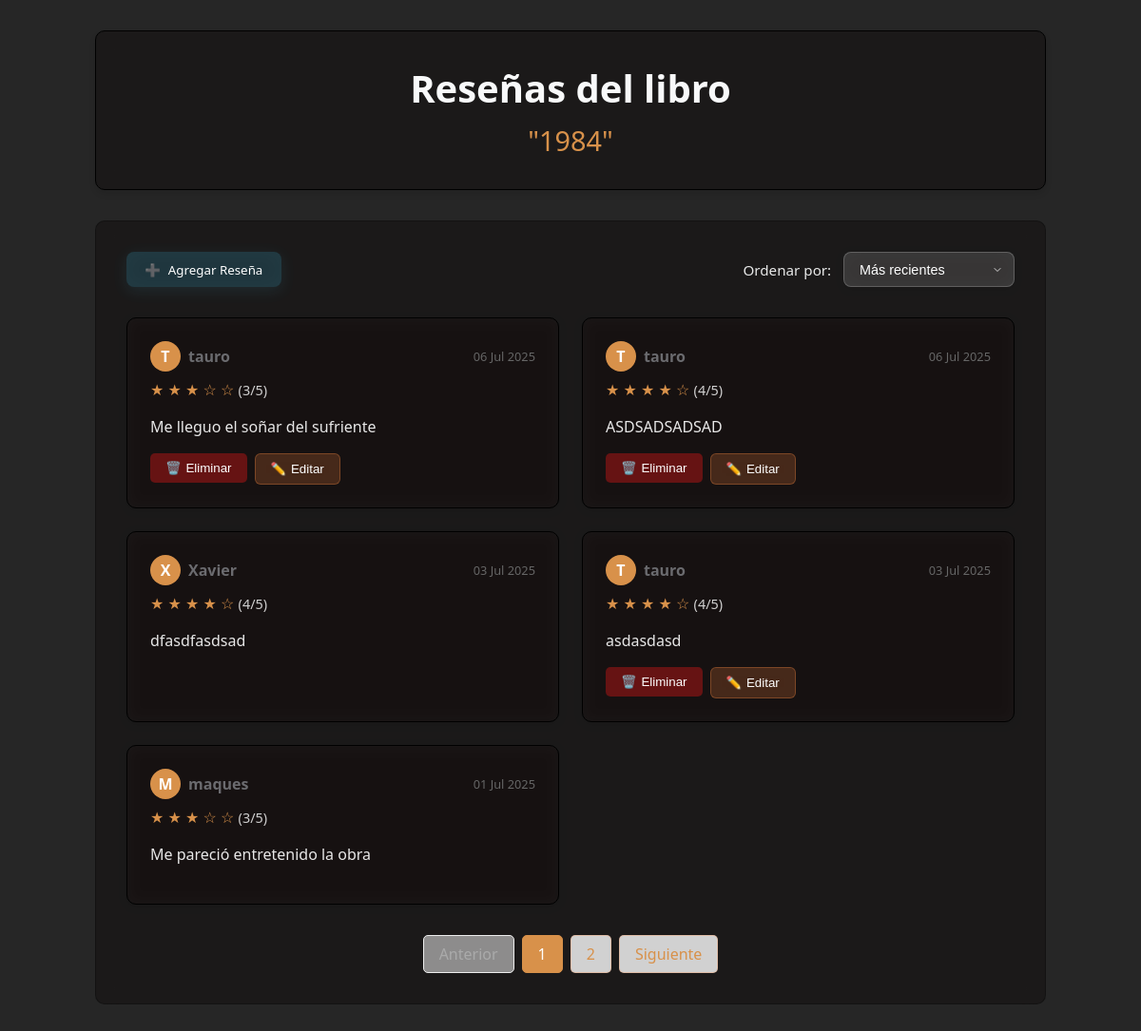
/libros/1/ (signed in), run on the app's committed database.
### myapp/models.py (models this page shows, shortened)
class AlmacenLibros(models.Model):
    titulo = models.CharField(max_length=200)
    autor = models.CharField(max_length=200)
    genero = models.ForeignKey(Generolibros, on_delete=models.CASCADE)
    año = models.CharField(max_length=200)
    clasificacion = models.ForeignKey(ClasificacionLibros, on_delete=models.CASCADE)
    critica_de_internet = models.PositiveSmallIntegerField(
        choices=[(i, str(i)) for i in range(1, 6)],
        help_text="Calificación del 1 al 5"
    )
    created = models.DateTimeField(auto_now_add=True)
    descripcion = models.CharField(max_length=200)
    imagen = models.ImageField(
        upload_to='libros/',
        null=True,
        blank=True,
        validators=[FileExtensionValidator(allowed_extensions=['jpg', 'jpeg', 'png', 'webp'])]
    )

class ReseñaLibro(models.Model):
    estado_lectura = models.ForeignKey(AlmacenLibros, on_delete=models.CASCADE)
    texto_reseña = models.TextField()
    fecha_reseña = models.DateTimeField(auto_now_add=True)
    calificacion = models.PositiveSmallIntegerField(
        choices=[(i, str(i)) for i in range(1, 6)],
        help_text="Calificación del 1 al 5"
    )
    created = models.DateTimeField(auto_now_add=True)
    user = models.ForeignKey(User, on_delete=models.CASCADE, default=1)

### myapp/views.py (the view)
# urls.py: path('libros/<int:reseñalibro_estado_lectura_id>/', views.resena_detallada, name='resena_detallada'),
@login_required
def resena_detallada(request, reseñalibro_estado_lectura_id):
    libro = get_object_or_404(AlmacenLibros, pk=reseñalibro_estado_lectura_id)
    filtro = request.GET.get('filtro', 'recientes')
    reseñas = ReseñaLibro.objects.filter(estado_lectura=libro)
    if filtro == 'recientes':
        reseñas = reseñas.order_by('-fecha_reseña')
    elif filtro == 'antiguos':
        reseñas = reseñas.order_by('fecha_reseña')
    elif filtro == 'mejor_calificados':
        reseñas = reseñas.order_by('-calificacion', '-fecha_reseña')
    elif filtro == 'mios' and request.user.is_authenticated:
        reseñas = reseñas.filter(user=request.user)
    paginator = Paginator(reseñas, 5)
    page_number = request.GET.get('page')
    resenas_page = paginator.get_page(page_number)
    return render(request, 'resena_detallada.html', {
        'resena': resenas_page,
        'libro': libro,
        'filtro': filtro,
    })

### myapp/templates/resena_detallada.html (shortened to what this page needs)
<!DOCTYPE html>
<html lang="es">
<head>
</head>
<body>
    <div class="main-container">
        <header class="page-header glass-effect">
            <h1>Reseñas del libro</h1>
            <h2>"{{ libro.titulo }}"</h2>
        </header>
        <div class="content-box glass-effect" style="
            background: rgba(9, 1, 1, 0.32);
            backdrop-filter: blur(12px);
            -webkit-backdrop-filter: blur(12px);
            border: 1px solid rgba(0, 0, 0, 0.3);
            box-shadow: 0 8px 32px rgba(255, 138, 66, 0);
        ">
            <div class="filter-container">
                <button class="btn-glass open-review-modal" style="
                    background: rgba(76, 201, 240, 0.2);
                    backdrop-filter: blur(10px);
                    -webkit-backdrop-filter: blur(10px);
                    border: 1px solid rgba(76, 201, 240, 0.3);
                    color: white;
                    padding: 0.6rem 1.2rem;
                    border-radius: 8px;
                    text-decoration: none;
                    font-weight: 500;
                    display: inline-flex;
                    align-items: center;
                    gap: 0.5rem;
                    transition: all 0.3s ease;
                    box-shadow: 0 4px 15px rgba(76, 201, 240, 0.1);
                    position: relative;
                    overflow: hidden;
                    cursor: pointer;
                    border: none;
                    font-family: inherit;
                ">
                    <span>➕</span> Agregar Reseña
                </button>
                <form method="get" class="glass-filter-form" style="display: inline-block;">
                    <div style="display: flex; align-items: center; gap: 0.8rem;">
                        <label for="filtro" style="
                            color: rgba(255, 255, 255, 0.9);
                            font-weight: 500;
                            font-size: 0.95rem;
                            margin: 0;
                        ">Ordenar por:</label>
                        <div style="position: relative;">
                            <select name="filtro" id="filtro" class="glass-select" onchange="this.form.submit()" style="
                                appearance: none;
                                -webkit-appearance: none;
                                background: rgba(255, 255, 255, 0.15);
                                backdrop-filter: blur(10px);
                                -webkit-backdrop-filter: blur(10px);
                                border: 1px solid rgba(255, 255, 255, 0.2);
                                color: white;
                                padding: 0.6rem 2rem 0.6rem 1rem;
                                border-radius: 8px;
                                font-size: 0.9rem;
                                cursor: pointer;
                                transition: all 0.3s ease;
                                box-shadow: 0 2px 10px rgba(0, 0, 0, 0.1);
                                width: 100%;
                                min-width: 180px;
                            ">
                                <option value="recientes" {% if filtro == 'recientes' %}selected{% endif %}>Más recientes</option>
                            </select>
                            <div style="
                                position: absolute;
                                right: 12px;
                                top: 50%;
                                transform: translateY(-50%);
                                pointer-events: none;
                                color: rgba(255, 255, 255, 0.8);
                            ">
                                <svg width="12" height="12" viewBox="0 0 24 24" fill="none" stroke="currentColor" stroke-width="2" stroke-linecap="round" stroke-linejoin="round">
                                    <polyline points="6 9 12 15 18 9"></polyline>
                                </svg>
                            </div>
                        </div>
                    </div>
                </form>
            </div>
            {% if resena %}
                <div class="review-container">
                    {% for resena in resena %}
                        <div class="review-card glass-effect" style="
                            background: rgba(85, 24, 24, 0.05);
                            backdrop-filter: blur(8px);
                            -webkit-backdrop-filter: blur(8px);
                        ">
                            <div class="review-header">
                                <div class="user-info">
                                    <div class="user-avatar" title="{{ resena.user.username }}">
                                        {{ resena.user.username|first|upper }}
                                    </div>
                                    <span class="username">{{ resena.user.username }}</span>
                                </div>
                                <span class="review-date">{{ resena.fecha_reseña|date:"d M Y" }}</span>
                            </div>
                            <div class="rating">
                                {% for i in "12345" %}
                                    {% if forloop.counter <= resena.calificacion %}
                                        ★
                                    {% else %}
                                        ☆
                                    {% endif %}
                                {% endfor %}
                                <span style="color: rgba(255, 255, 255, 0.8); font-size: 0.9rem;">({{ resena.calificacion }}/5)</span>
                            </div>
                            <p class="review-text" style="color: rgba(255, 255, 255, 0.9);">{{ resena.texto_reseña }}</p>
                            {% if resena.user == request.user %}
                                <div class="review-actions">
                                    <form action="{% url 'eliminar_reseña' resena.id %}" method="post" style="display: inline;">
                                        <button type="submit" class="btn btn-danger" onclick="return confirm('¿Estás seguro de eliminar esta reseña?')">
                                            <span>🗑️</span> Eliminar
                                        </button>
                                    </form>
                                    <button class="btn btn-primary open-edit-modal"
                                            data-resena-id="{{ resena.id }}"
                                            data-texto="{{ resena.texto_reseña }}"
                                            data-calificacion="{{ resena.calificacion }}"
                                            style="
                                                background: rgba(255, 140, 66, 0.2);
                                                backdrop-filter: blur(10px);
                                                border: 1px solid rgba(255, 140, 66, 0.3);
                                                color: white;
                                                padding: 0.5rem 1rem;
                                                border-radius: 6px;
                                                cursor: pointer;
                                                display: inline-flex;
                                                align-items: center;
                                                gap: 0.3rem;
                                                transition: all 0.3s ease;
                                            ">
                                        <span>✏️</span> Editar
                                    </button>
                                </div>
                            {% endif %}
                        </div>
                    {% endfor %}
                </div>
            {% endif %}
            {% if resena.paginator.num_pages > 1 %}
                <div class="pagination">
                    {% if resena.has_previous %}
                        <a href="?page={{ resena.previous_page_number }}" class="page-link">Anterior</a>
                    {% else %}
                        <span class="page-link page-disabled">Anterior</span>
                    {% endif %}
                    {% for num in resena.paginator.page_range %}
                        {% if resena.number == num %}
                            <span class="page-link page-current">{{ num }}</span>
                        {% else %}
                            <a href="?page={{ num }}" class="page-link">{{ num }}</a>
                        {% endif %}
                    {% endfor %}
                    {% if resena.has_next %}
                        <a href="?page={{ resena.next_page_number }}" class="page-link">Siguiente</a>
                    {% else %}
                        <span class="page-link page-disabled">Siguiente</span>
                    {% endif %}
                </div>
            {% endif %}
        </div>
    </div>
</body>
</html>

### myapp/templates/resena_detallada.html (style rules this page uses)
:root { --primary-color: #4361ee; --secondary-color: #3f37c9; --accent-color: rgb(216, 145, 74); --dark-color:rgb(107, 107, 111); --light-color: #f8f9fa; --success-color: #4bb543; --danger-color:rgb(102, 19, 19); --card-bg: rgba(255, 255, 255, 0.88); }
body { font-family: 'Segoe UI', Tahoma, Geneva, Verdana, sans-serif; margin: 0; padding: 0; color: #333; background: linear-gradient(rgba(0, 0, 0, 0.85), rgba(0, 0, 0, 0.85)), url('https://images.unsplash.com/photo-1507842217343-583bb7270b66?ixlib=rb-4.0.3&ixid=M3wxMjA3fDB8MHxwaG90by1wYWdlfHx8fGVufDB8fHx8fA%3D%3D') fixed; background-size: cover; background-position: center; background-attachment: fixed; min-height: 100vh; }
.main-container { max-width: 1000px; margin: 0 auto; padding: 2rem; }
.page-header { text-align: center; margin-bottom: 2rem; color: white; padding: 2rem; background-color: rgba(43, 45, 66, 0.8); border-radius: 10px; box-shadow: 0 4px 6px rgba(0, 0, 0, 0.1); animation: fadeIn 1s ease-in-out; border-bottom: 3px solid var(--accent-color); }
.page-header h1 { margin: 0; font-size: 2.5rem; color: var(--light-color); }
.page-header h2 { margin: 0.5rem 0 0; font-size: 1.8rem; color: var(--accent-color); font-weight: 500; }
.content-box { background-color: var(--card-bg); border-radius: 10px; padding: 2rem; box-shadow: 0 4px 20px rgba(0, 0, 0, 0.15); margin-bottom: 2rem; transition: transform 0.3s ease, box-shadow 0.3s ease; backdrop-filter: blur(5px); border: 1px solid rgba(255, 140, 66, 0.2); }
.review-container { display: grid; grid-template-columns: repeat(auto-fill, minmax(300px, 1fr)); gap: 1.5rem; margin-top: 2rem; }
.review-card { background: rgba(255, 255, 255, 0.85); border-radius: 8px; padding: 1.5rem; box-shadow: 0 2px 10px rgba(0, 0, 0, 0.1); transition: all 0.3s ease; border-left: 4px solid var(--accent-color); backdrop-filter: blur(3px); }
.review-header { display: flex; justify-content: space-between; align-items: center; margin-bottom: 0.5rem; }
.user-info { display: flex; align-items: center; gap: 0.5rem; }
.user-avatar { width: 32px; height: 32px; border-radius: 50%; background-color: var(--accent-color); color: white; display: flex; align-items: center; justify-content: center; font-weight: bold; }
.username { font-weight: 600; color: var(--dark-color); }
.review-date { font-size: 0.8rem; color: #666; }
.rating { color: var(--accent-color); font-size: 1rem; margin: 0.5rem 0; }
.review-text { color: #444; line-height: 1.5; margin: 1rem 0; }
.review-actions { display: flex; gap: 0.5rem; margin-top: 1rem; }
.btn { padding: 0.5rem 1rem; border: none; border-radius: 5px; cursor: pointer; font-weight: 500; transition: all 0.2s ease; display: inline-flex; align-items: center; gap: 0.3rem; }
.btn-primary { background-color: var(--accent-color); color: white; }
.btn-danger { background-color: var(--danger-color); color: white; }
.filter-container { display: flex; justify-content: space-between; align-items: center; margin-bottom: 1.5rem; flex-wrap: wrap; gap: 1rem; }
.pagination { display: flex; justify-content: center; margin-top: 2rem; gap: 0.5rem; }
.page-link { padding: 0.5rem 1rem; border-radius: 5px; text-decoration: none; color: var(--accent-color); border: 1px solid rgba(255, 140, 66, 0.3); background-color: rgba(255, 255, 255, 0.8); transition: all 0.2s ease; }
.page-current { background-color: var(--accent-color); color: white; border-color: var(--accent-color); }
.page-disabled { color: #aaa; pointer-events: none; border-color: #eee; background-color: rgba(255, 255, 255, 0.5); }
.glass-effect { background: rgba(9, 1, 1, 0.32);; backdrop-filter: blur(10px); -webkit-backdrop-filter: blur(10px); border-radius: 10px; border: 1px solid rgb(0, 0, 0); }
.glass-select option { background: rgba(40, 40, 50, 0.9); color: white; padding: 10px; }
.glass-select option:checked { background: rgba(255, 140, 66, 0.6); color: white; }

### data on the page
AlmacenLibros: titulo "1984"
ReseñaLibro: user.username|first "T", user.username "tauro", fecha_reseña "06 Jul 2025", calificacion "3", texto_reseña "Me lleguo el soñar del sufriente"
ReseñaLibro: user.username|first "T", user.username "tauro", fecha_reseña "06 Jul 2025", calificacion "4", texto_reseña "ASDSADSADSAD"
ReseñaLibro: user.username|first "X", user.username "Xavier", fecha_reseña "03 Jul 2025", calificacion "4", texto_reseña "dfasdfasdsad"
ReseñaLibro: user.username|first "T", user.username "tauro", fecha_reseña "03 Jul 2025", calificacion "4", texto_reseña "asdasdasd"
ReseñaLibro: user.username|first "M", user.username "maques", fecha_reseña "01 Jul 2025", calificacion "3", texto_reseña "Me pareció entretenido la obra"

### other printed values
{{ num }} "1"
{{ num }} "2"
